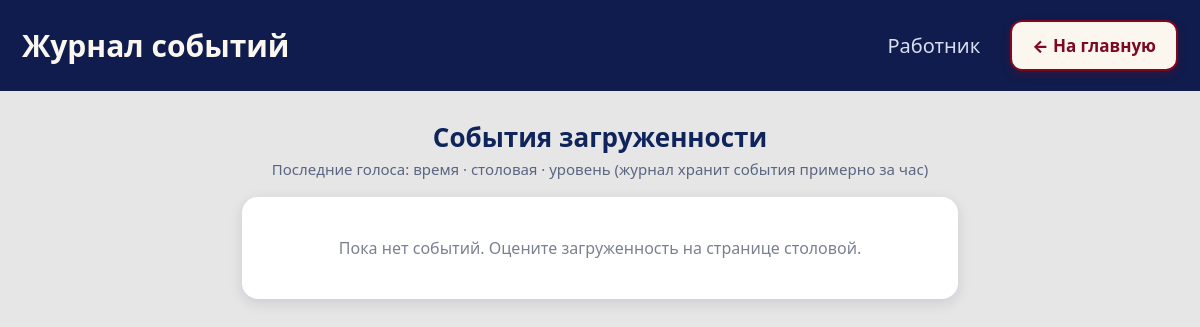
Page /journal (signed in) on the earlier database version.
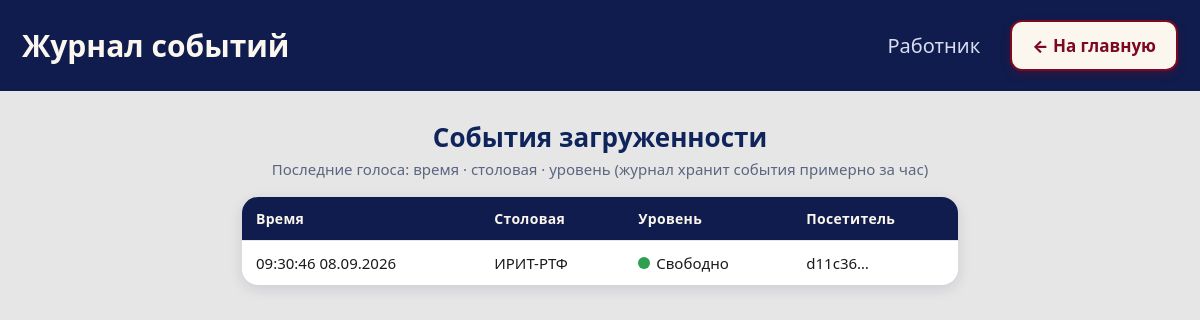
Same page on the later database version.
### tables this page shows
CREATE TABLE votes (
                id INTEGER PRIMARY KEY AUTOINCREMENT,
                cafeteria_id TEXT NOT NULL,
                status TEXT NOT NULL,
                session_id TEXT NOT NULL,
                timestamp REAL NOT NULL
            );

### run.py (the view)
@app.route("/journal")
def journal():
    err = _require_admin()
    if err:
        return err
    name_by_code = {entry[1]: entry[0] for entry in _CORPS}
    status_text = {"low": "Свободно", "medium": "Средне", "high": "Много народу"}
    events = []
    for row in list_recent_votes(50):
        events.append({
            "time": datetime.fromtimestamp(row["timestamp"]).strftime("%H:%M:%S %d.%m.%Y"),
            "cafeteria": name_by_code.get(row["cafeteria_id"], row["cafeteria_id"]),
            "status_key": row["status"],
            "status": status_text.get(row["status"], row["status"]),
            "session": (row["session_id"] or "")[:6] + "…",
        })
    role, role_name = role_info()
    return render_template(
        "journal.html", events=events, role=role, role_name=role_name,
        csrf_token=get_csrf_token(),
    )

### run.py (called while the page is built)
def get_csrf_token():
    token = session.get("_csrf_token")
    if not token:
        token = secrets.token_urlsafe(32)
        session["_csrf_token"] = token
    return token

def _csrf_protect():
    if request.method in ("GET", "HEAD", "OPTIONS"):
        return None
    supplied = request.headers.get("X-CSRF-Token") or request.form.get("csrf_token") or ""
    token = session.get("_csrf_token")
    if not token or supplied != token:
        return jsonify({"error": "Неправильный или отсутствующий CSRF-токен"}), 403
    return None

@app.before_request
def csrf_guard():
    return _csrf_protect()

def role_info():
    role = session.get("role", "guest")
    return role, "Гость" if role == "guest" else "Работник"

def _require_admin():
    if session.get("role") != "admin":
        return jsonify({"error": "Нужен административный режим"}), 403
    return None

### vote.py (called while the page is built)
def _connect():
    conn = sqlite3.connect(_DB_PATH)
    conn.row_factory = sqlite3.Row
    return conn

def list_recent_votes(limit=50):
    conn = _connect()
    try:
        rows = conn.execute(
            "SELECT id, cafeteria_id, status, session_id, timestamp "
            "FROM votes ORDER BY timestamp DESC LIMIT ?",
            (limit,),
        ).fetchall()
        return rows
    finally:
        conn.close()

### templates/journal.html (shortened to what this page needs)
<!DOCTYPE html>
<html lang="ru">
<head>
</head>
<body>
  <header class="site-header">
    <span class="brand-title">Журнал событий</span>
    <div class="role-box">
      <span class="role-label">{{ role_name }}</span>
      <a class="btn-back" href="{{ url_for('index') }}">← На главную</a>
    </div>
  </header>
  <main>
    <h1 class="journal-title">События загруженности</h1>
    <p class="journal-sub">Последние голоса: время · столовая · уровень (журнал хранит события примерно за час)</p>
    {% if events %}
      <table class="journal-table">
        <thead>
          <tr>
            <th>Время</th>
            <th>Столовая</th>
            <th>Уровень</th>
            <th>Посетитель</th>
          </tr>
        </thead>
        <tbody>
          {% for event in events %}
            <tr>
              <td>{{ event.time }}</td>
              <td>{{ event.cafeteria }}</td>
              <td><span class="status-dot {{ 'dot-' ~ event.status_key if event.status_key }}"></span>{{ event.status }}</td>
              <td>{{ event.session }}</td>
            </tr>
          {% endfor %}
        </tbody>
      </table>
    {% else %}
      <p class="journal-empty">Пока нет событий. Оцените загруженность на странице столовой.</p>
    {% endif %}
  </main>
</body>
</html>

### templates/journal.html (style rules this page uses)
:root { --color-primary: #0f1c4d; --color-accent: #e5b800; --color-bg: #e6e6e6; --color-text: #1a1a1a; --color-cream: #fbf7ee; --color-wine: #7c0921; --radius: 16px; --shadow: 0 4px 14px rgba(15, 28, 77, 0.12); }
* { box-sizing: border-box; }
body { margin: 0; font-family: system-ui, -apple-system, "Segoe UI", Arial, sans-serif; background: var(--color-bg); color: var(--color-text); }
.site-header { display: flex; flex-wrap: wrap; align-items: center; justify-content: space-between; gap: 16px; padding: 20px 22px; background: var(--color-primary); color: #ffffff; }
.brand-title { font-size: 30px; font-weight: 800; color: var(--color-cream); }
.role-box { display: flex; align-items: center; gap: 16px; }
.role-label { font-size: 20px; color: #d9ddee; margin-right: 14px; }
.btn-back { background: var(--color-cream); color: var(--color-wine); border: 2px solid var(--color-wine); border-radius: 12px; font-size: 17px; font-weight: 800; padding: 12px 20px; text-align: center; cursor: pointer; text-decoration: none; box-shadow: 0 4px 10px rgba(124, 9, 33, 0.28); transition: transform 0.12s ease, box-shadow 0.12s ease; }
main { max-width: 760px; margin: 0 auto; padding: 22px; }
.journal-title { font-size: 26px; font-weight: 800; color: #10245c; text-align: center; margin: 6px 0 4px; }
.journal-sub { text-align: center; color: #5a6580; font-size: 15px; margin: 0 0 18px; }
.journal-table { width: 100%; border-collapse: collapse; background: #ffffff; border-radius: var(--radius); overflow: hidden; box-shadow: var(--shadow); }
.journal-table th, .journal-table td { padding: 12px 14px; text-align: left; font-size: 15px; border-bottom: 1px solid #e6e6e6; }
.journal-table th { background: var(--color-primary); color: var(--color-cream); font-size: 14px; letter-spacing: 0.3px; }
.journal-table td { vertical-align: top; }
.journal-table tr:last-child td { border-bottom: none; }
.status-dot { display: inline-block; width: 12px; height: 12px; border-radius: 50%; margin-right: 6px; }
.dot-low { background: #2e9e4f; }

Differences in the rows shown:
added votes: time "09:30:46 08.09.2026", cafeteria "ИРИТ-РТФ", status "Свободно", session "d11c36…"
Other differences:
text no longer shown: "Пока нет событий. Оцените загруженность на странице столовой."
text now shown: "Время Столовая Уровень Посетитель"
